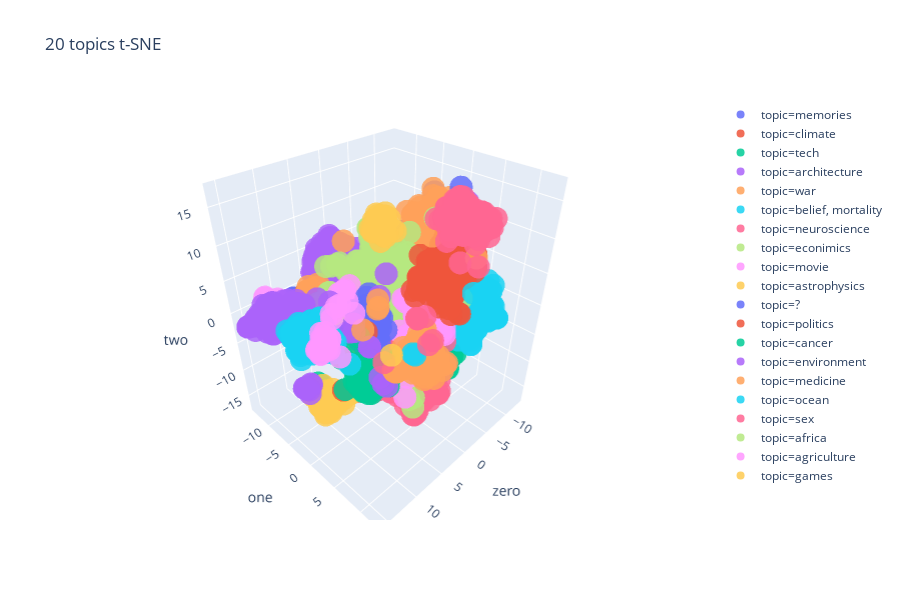

Here is the notebook cell this chart was saved with:
### Code cell
fig = px.scatter_3d(tidy_df, x='zero', y='one', z='two',
                    color='topic', size_max=.4 , 
                    title='20 topics t-SNE', opacity=0.85)

fig.show()
